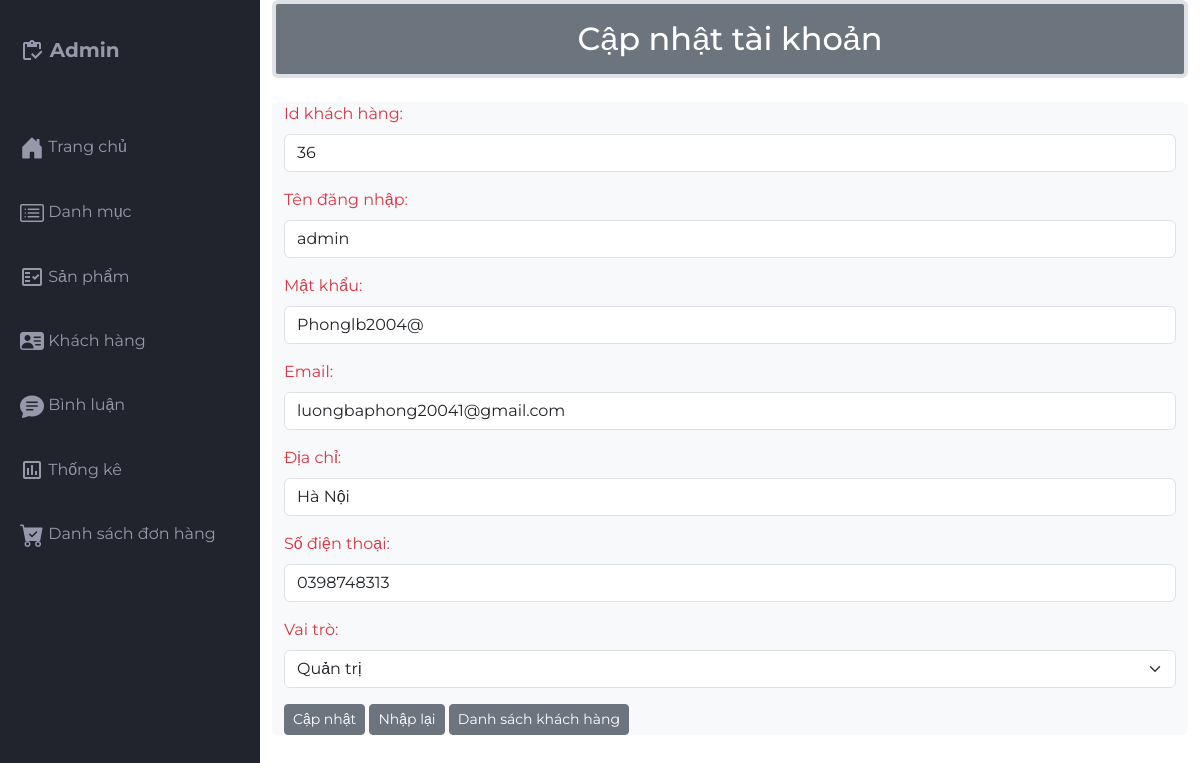
The page /src/Admin/indexadmin.php?act=suatk&kh_id=36 on the database its author committed.
### tables this page shows
CREATE TABLE `khachhang` (
  `kh_id` int(11) NOT NULL,
  `kh_name` varchar(55) NOT NULL,
  `kh_pass` varchar(55) NOT NULL,
  `kh_mail` varchar(255) NOT NULL,
  `kh_tel` varchar(55) NOT NULL,
  `kh_address` varchar(255) NOT NULL,
  `vaitro_id` int(11) NOT NULL,
  `trangthai` int(1) NOT NULL
);

### src/app/model/connectdb.php (called while the page is built, shortened)
<?php
function get_connect(){
    try {
        $conn = new PDO("mysql:host=localhost;dbname=da1;charset=utf8","root","");
        $conn->setAttribute(PDO::ATTR_ERRMODE, PDO::ERRMODE_EXCEPTION);
        return $conn;
    } catch (\Throwable $th) {
        echo 'kết nối thất bại';
    }
}
function pdo_query_one($sql){
    $thamso = array_slice(func_get_args(),1);
    try {
        $conn = get_connect();
        $exe = $conn->prepare($sql);
        $exe->execute($thamso);
        $result = $exe->fetch();
        return $result;
    } catch (\Throwable $th) {
        echo 'Thao Tác Thất Bại';
    }
    finally{
        unset($conn);
    }
}
?>

### src/app/model/khachhang.php (called while the page is built, shortened)
<?php
function loadone_taikhoan($kh_id)
{
    $sql = "select * from khachhang where kh_id = '$kh_id'";
    $result = pdo_query_one($sql);
    return $result;
}
?>

### src/Admin/taikhoan/updatetk.php (the view, shortened to what this page needs)
<?php
if(is_array($tk)){
  extract($tk);
}
?>
                <div class="container">
                    <h2 class="border border-4 mb-4 text-bg-secondary p-3 text-center rounded">Cập nhật tài khoản</h2>
                <div class="container text-bg-light rounded">
                    <form action="indexadmin.php?act=updatetk" method="post">
                         <div class="mb-3 mt-3">
                            <label for="kh_id " class="form-label text-danger">Id khách hàng:</label>
                            <input type="text" class="form-control" id="kh_id " placeholder="Tên đăng nhập" value="<?= $kh_id ?>" name="kh_id" required>
                        </div>
                        <div class="mb-3 mt-3">
                            <label for="kh_name" class="form-label text-danger">Tên đăng nhập:</label>
                            <input type="text" class="form-control" id="kh_name" placeholder="Tên đăng nhập" value="<?= $kh_name ?>" name="kh_name">
                        </div>
                        <div class="mb-3 mt-3">
                            <label for="kh_pass" class="form-label text-danger">Mật khẩu:</label>
                            <input type="text" class="form-control" id="kh_pass" placeholder="Mật khẩu" value="<?= $kh_pass ?>" name="kh_pass">
                        </div>
                        <div class="mb-3 mt-3">
                            <label for="kh_mail" class="form-label text-danger">Email:</label>
                            <input type="email" class="form-control" id="kh_mail" placeholder="Email" value="<?= $kh_mail ?>" name="kh_mail">
                        </div>
                        <div class="mb-3 mt-3">
                            <label for="kh_address" class="form-label text-danger">Địa chỉ:</label>
                            <input type="text" class="form-control" id="kh_address" placeholder="Địa chỉ" value="<?= $kh_address ?>" name="kh_address">
                        </div>
                        <div class="mb-3 mt-3">
                            <label for="kh_tel" class="form-label text-danger">Số điện thoại:</label>
                            <input type="tel" class="form-control" id="kh_tel" placeholder="Số điện thoại" value="<?= $kh_tel ?>" name="kh_tel">
                        </div>
                        <div class="mb-3 mt-3">
                            <label for="vaitro" class="form-label text-danger">Vai trò:</label>
                            <select class="form-select" id="vaitro" name="vaitro_id">
                                <option <?php if($vaitro_id == 1) echo "selected" ?> value="1">Quản trị</option>
                            </select>
                        </div>
                        <div class="mb-3 mt-3">
                        <button type="submit" class="btn btn-secondary btn-sm" name="update">Cập nhật</button>
                            <button type="reset" class="btn btn-secondary btn-sm">Nhập lại</button>
                            <a href="indexadmin.php?act=listtk">
                                <button type="button" class="btn btn-secondary btn-sm">Danh sách khách hàng</button>
                            </a>
                        </div>
                    </form>
                </div>
                </div>

### src/Admin/css/styles.css (style rules this page uses)
body { margin: 0; padding: 0; box-sizing: border-box; background-color: #e6e8ed; color: #666666; font-family: "Montserrat", sans-serif; }

### rows shown on the page
khachhang: kh_id "36", kh_name "admin", kh_pass "Phonglb2004@", kh_mail "luongbaphong20041@gmail.com", kh_address "Hà Nội", kh_tel "0398748313", vaitro_id "Quản trị"
